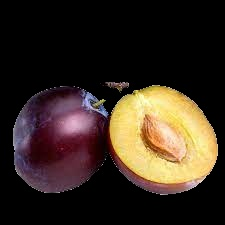
#> input picture segmentation/segmented_plum.jpg, 225 x 225 px
$ python colorselection.py
#> lines starting #> are read from the running program, lines starting #| are printed output that depends on the picture; after the words box and inside, x2 and y2 are one past the last pixel; in counts of white or black regions, pixels touching at a corner belong together
import cv2
import numpy as np

def empty(a):
    pass

img = cv2.imread("segmented_plum.jpg")
#> img is the input picture: shape (225, 225, 3); mean B, G, R 32.3, 42.7, 55.2
cv2.namedWindow("Trackbars")
cv2.resizeWindow("Trackbars", 600, 400)
# imgHSV = cv2.cvtColor(img,cv2.COLORBGR2HSV)
cv2.createTrackbar("Hue_min","Trackbars",0,179,empty)
cv2.createTrackbar("Hue_max","Trackbars",179,179,empty)
cv2.createTrackbar("Sat_min","Trackbars",0,255,empty)
cv2.createTrackbar("Sat_max","Trackbars",255,255,empty)
cv2.createTrackbar("Val_min","Trackbars",0,255,empty)
cv2.createTrackbar("Val_max","Trackbars",255,255,empty)

while True:
    h_min = cv2.getTrackbarPos("Hue_min","Trackbars")
    h_max = cv2.getTrackbarPos("Hue_max","Trackbars")
    s_min = cv2.getTrackbarPos("Sat_min","Trackbars")
    s_max = cv2.getTrackbarPos("Sat_max","Trackbars")
    v_min = cv2.getTrackbarPos("Val_min","Trackbars")
    v_max = cv2.getTrackbarPos("Val_max","Trackbars")

    print(h_min,h_max,s_min,s_max,v_min,v_max)
    lower = np.array([h_min, s_min, v_min])
    upper = np.array([h_max, s_max, v_max])
    Mask = cv2.inRange(img, lower, upper)
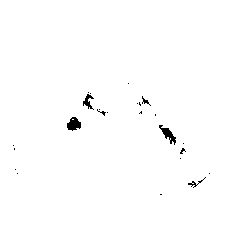
#> Mask: shape (225, 225); 99.1% white; 24 black regions (19 under 20 px), largest, box (x1, y1, x2, y2) and area: (67, 117, 81, 131) 134, (159, 125, 176, 145) 127, (83, 94, 94, 110) 76, (188, 177, 206, 188) 39, (142, 96, 151, 106) 28
    imgFin = cv2.bitwise_and(img,img,mask=Mask)
    cv2.imshow("Disp",imgFin)
    if cv2.waitKey(1) & 0xFF == ord('q'):
#> (key q is pressed here)
         break
    #cv2.waitKey(1)
cv2.imwrite("segmented_plum_final.jpg", imgFin)
